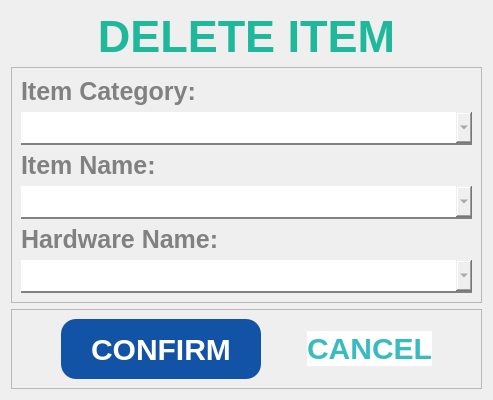
     <widget class="QWidget" name="page_8">
      <layout class="QVBoxLayout" name="verticalLayout_8">
       <item>
        <widget class="QLabel" name="label_14">
         <property name="minimumSize">
          <size>
           <width>0</width>
           <height>50</height>
          </size>
         </property>
         <property name="maximumSize">
          <size>
           <width>16777215</width>
           <height>50</height>
          </size>
         </property>
         <property name="styleSheet">
          <string notr="true">font-family: Segoe UI;
font-weight: bold;
color: #1FB89B;
font-size: 45px;
border-color: white;</string>
         </property>
         <property name="text">
          <string>DELETE ITEM</string>
         </property>
         <property name="alignment">
          <set>Qt::AlignCenter</set>
         </property>
        </widget>
       </item>
       <item>
        <widget class="QFrame" name="frame_11">
         <property name="frameShape">
          <enum>QFrame::StyledPanel</enum>
         </property>
         <property name="frameShadow">
          <enum>QFrame::Raised</enum>
         </property>
         <layout class="QVBoxLayout" name="verticalLayout_7">
          <item>
           <widget class="QLabel" name="label_15">
            <property name="maximumSize">
             <size>
              <width>16777215</width>
              <height>50</height>
             </size>
            </property>
            <property name="styleSheet">
             <string notr="true">font-family: Segoe UI;
				font-weight: bold;
				color: #818181;
				font-size: 25px;

border-radius: 0px;
border-color: white;
border-width: 0px;</string>
            </property>
            <property name="text">
             <string>Item Category:</string>
            </property>
           </widget>
          </item>
          <item>
           <widget class="QComboBox" name="choose_delete_categoryBox">
            <property name="cursor">
             <cursorShape>PointingHandCursor</cursorShape>
            </property>
            <property name="styleSheet">
             <string notr="true">QComboBox {
				font-family: Segoe UI;
				font-weight: bold;
				color: #818181;
				font-size: 25px;
                border: none;
                border-bottom: 2px solid #818181;
            }

QComboBox::hover{
color: #565656;
border-bottom: 2px solid #565656;
}

</string>
            </property>
           </widget>
          </item>
          <item>
           <widget class="QLabel" name="label_16">
            <property name="maximumSize">
             <size>
              <width>16777215</width>
              <height>50</height>
             </size>
            </property>
            <property name="styleSheet">
             <string notr="true">font-family: Segoe UI;
				font-weight: bold;
				color: #818181;
				font-size: 25px;

border-radius: 0px;
border-color: white;
border-width: 0px;</string>
            </property>
            <property name="text">
             <string>Item Name:</string>
            </property>
           </widget>
          </item>
          <item>
           <widget class="QComboBox" name="choose_delete_itemBox">
            <property name="cursor">
             <cursorShape>PointingHandCursor</cursorShape>
            </property>
            <property name="styleSheet">
             <string notr="true">QComboBox {
				font-family: Segoe UI;
				font-weight: bold;
				color: #818181;
				font-size: 25px;
                border: none;
                border-bottom: 2px solid #818181;
            }

QComboBox::hover{
color: #565656;
border-bottom: 2px solid #565656;
}

</string>
            </property>
           </widget>
          </item>
          <item>
           <widget class="QLabel" name="label_70">
            <property name="maximumSize">
             <size>
              <width>16777215</width>
              <height>50</height>
             </size>
            </property>
            <property name="styleSheet">
             <string notr="true">font-family: Segoe UI;
				font-weight: bold;
				color: #818181;
				font-size: 25px;

border-radius: 0px;
border-color: white;
border-width: 0px;</string>
            </property>
            <property name="text">
             <string>Hardware Name:</string>
            </property>
           </widget>
          </item>
          <item>
           <widget class="QComboBox" name="choose_hardware_delete_hardwareBox">
            <property name="styleSheet">
             <string notr="true">QComboBox {
				font-family: Segoe UI;
				font-weight: bold;
				color: #818181;
				font-size: 25px;
                border: none;
                border-bottom: 2px solid #818181;
            }

QComboBox::hover{
color: #565656;
border-bottom: 2px solid #565656;
}

</string>
            </property>
           </widget>
          </item>
         </layout>
        </widget>
       </item>
       <item>
        <widget class="QFrame" name="frame_12">
         <property name="maximumSize">
          <size>
           <width>16777215</width>
           <height>100</height>
          </size>
         </property>
         <property name="frameShape">
          <enum>QFrame::StyledPanel</enum>
         </property>
         <property name="frameShadow">
          <enum>QFrame::Raised</enum>
         </property>
         <layout class="QHBoxLayout" name="horizontalLayout_8">
          <item>
           <spacer name="horizontalSpacer_15">
            <property name="orientation">
             <enum>Qt::Horizontal</enum>
            </property>
            <property name="sizeHint" stdset="0">
             <size>
              <width>40</width>
              <height>20</height>
             </size>
            </property>
           </spacer>
          </item>
          <item>
           <widget class="QPushButton" name="delete_item_confirm_btn">
            <property name="minimumSize">
             <size>
              <width>200</width>
              <height>60</height>
             </size>
            </property>
            <property name="cursor">
             <cursorShape>PointingHandCursor</cursorShape>
            </property>
            <property name="styleSheet">
             <string notr="true">QPushButton{
background-color: #1353A5;
color: white;
font-family: Segoe UI;
font-weight: bold;
font-size: 30px;
border-radius: 15px;
}

QPushButton::hover{
text-decoration: underline;
background-color: #0B3163;
}</string>
            </property>
            <property name="text">
             <string>CONFIRM</string>
            </property>
           </widget>
          </item>
          <item>
           <spacer name="horizontalSpacer_16">
            <property name="orientation">
             <enum>Qt::Horizontal</enum>
            </property>
            <property name="sizeHint" stdset="0">
             <size>
              <width>40</width>
              <height>20</height>
             </size>
            </property>
           </spacer>
          </item>
          <item>
           <widget class="QPushButton" name="delete_item_cancel_btn">
            <property name="cursor">
             <cursorShape>PointingHandCursor</cursorShape>
            </property>
            <property name="styleSheet">
             <string notr="true">QPushButton{
background-color: white;
color: #38BCC2;
font-family: Segoe UI;
font-weight: bold;
font-size: 30px;
border-style: none;
}

QPushButton::hover{
text-decoration: underline;
color: #217074;
}</string>
            </property>
            <property name="text">
             <string>CANCEL</string>
            </property>
           </widget>
          </item>
          <item>
           <spacer name="horizontalSpacer_17">
            <property name="orientation">
             <enum>Qt::Horizontal</enum>
            </property>
            <property name="sizeHint" stdset="0">
             <size>
              <width>40</width>
              <height>20</height>
             </size>
            </property>
           </spacer>
          </item>
         </layout>
        </widget>
       </item>
      </layout>
     </widget>
